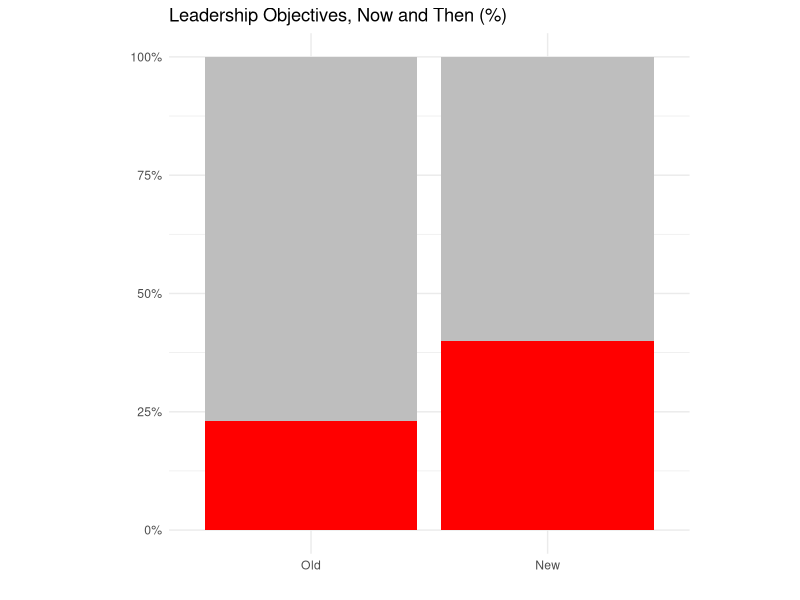

Source code (R):
## ---- chunk 1
knitr::opts_chunk$set(message = FALSE, warning = FALSE, echo = FALSE)
library(tidyverse)
options(dplyr.summarise.inform=FALSE) 
## ---- chunk 2
df <- data.frame(name = c(rep("Old", 2) , rep("New", 2)),
                 type = rep(c("Leadership", "Else"), 2),
                 value = c(23, 77, 40, 60)/100
                 )
ggplot(df) +
  geom_col(aes(x = factor(name, levels=c("Old", "New")), y = value,
               fill = factor(type, levels=c("Else", "Leadership"))),
           position = "stack") +
  scale_fill_manual(values = c("grey", "red")) +
  ggtitle("Leadership Objectives, Now and Then (%)") +
  scale_y_continuous(labels = scales::percent) +
  xlab("") + ylab("") +
  theme_minimal() +
  theme(legend.position = "None", aspect.ratio = 1)
